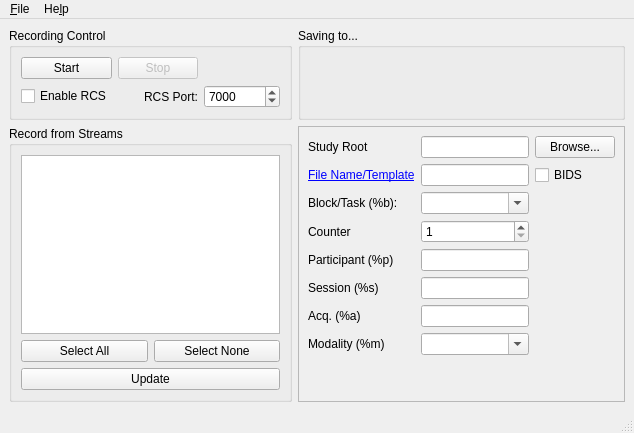
<?xml version="1.0" encoding="UTF-8"?>
<ui version="4.0">
 <class>MainWindow</class>
 <widget class="QMainWindow" name="MainWindow">
  <property name="geometry">
   <rect>
    <x>0</x>
    <y>0</y>
    <width>634</width>
    <height>433</height>
   </rect>
  </property>
  <property name="windowTitle">
   <string>Lab Recorder</string>
  </property>
  <widget class="QWidget" name="centralwidget">
   <layout class="QGridLayout" name="gridLayout_master">
    <item row="0" column="0">
     <widget class="QGroupBox" name="groupBox_recording">
      <property name="title">
       <string>Recording Control</string>
      </property>
      <layout class="QGridLayout" name="formLayout">
       <item row="0" column="0">
        <widget class="QPushButton" name="startButton">
         <property name="text">
          <string>Start</string>
         </property>
         <property name="shortcut">
          <string>Ctrl+S</string>
         </property>
        </widget>
       </item>
       <item row="0" column="1">
        <widget class="QPushButton" name="stopButton">
         <property name="enabled">
          <bool>false</bool>
         </property>
         <property name="text">
          <string>Stop</string>
         </property>
        </widget>
       </item>
       <item row="1" column="0">
        <widget class="QCheckBox" name="rcsCheckBox">
         <property name="text">
          <string>Enable RCS</string>
         </property>
         <property name="tristate">
          <bool>false</bool>
         </property>
        </widget>
       </item>
       <item row="1" column="1">
        <widget class="QLabel" name="rcsportLabel">
         <property name="text">
          <string>RCS Port:</string>
         </property>
         <property name="alignment">
          <set>Qt::AlignRight|Qt::AlignTrailing|Qt::AlignVCenter</set>
         </property>
        </widget>
       </item>
       <item row="1" column="2">
        <widget class="QSpinBox" name="rcsport">
         <property name="minimum">
          <number>1</number>
         </property>
         <property name="maximum">
          <number>65535</number>
         </property>
         <property name="value">
          <number>7000</number>
         </property>
        </widget>
       </item>
      </layout>
     </widget>
    </item>
    <item row="2" column="0">
     <widget class="QGroupBox" name="groupBox_streams">
      <property name="title">
       <string>Record from Streams</string>
      </property>
      <layout class="QVBoxLayout" name="verticalLayout_streams">
       <item>
        <widget class="QListWidget" name="streamList">
         <property name="selectionMode">
          <enum>QAbstractItemView::SingleSelection</enum>
         </property>
         <property name="selectionBehavior">
          <enum>QAbstractItemView::SelectItems</enum>
         </property>
        </widget>
       </item>
       <item>
        <layout class="QHBoxLayout" name="horizontalLayout_streamsel">
         <item>
          <widget class="QPushButton" name="selectAllButton">
           <property name="text">
            <string>Select All</string>
           </property>
          </widget>
         </item>
         <item>
          <widget class="QPushButton" name="selectNoneButton">
           <property name="text">
            <string>Select None</string>
           </property>
          </widget>
         </item>
        </layout>
       </item>
       <item>
        <widget class="QPushButton" name="refreshButton">
         <property name="text">
          <string>Update</string>
         </property>
         <property name="shortcut">
          <string>Ctrl+U</string>
         </property>
        </widget>
       </item>
      </layout>
     </widget>
    </item>
    <item row="0" column="1">
     <widget class="QGroupBox" name="groupBox_rootFolder">
      <property name="title">
       <string>Saving to...</string>
      </property>
      <layout class="QHBoxLayout" name="horizontalLayout_studyRoot">
       <item>
        <widget class="QLabel" name="locationLabel"/>
       </item>
      </layout>
     </widget>
    </item>
    <item row="2" column="1">
     <widget class="QScrollArea" name="scrollArea">
      <property name="widgetResizable">
       <bool>true</bool>
      </property>
      <widget class="QWidget" name="scrollAreaWidgetContents">
       <property name="geometry">
        <rect>
         <x>0</x>
         <y>0</y>
         <width>332</width>
         <height>284</height>
        </rect>
       </property>
       <layout class="QGridLayout" name="gridLayout_2">
        <item row="3" column="0">
         <widget class="QLabel" name="label_counter">
          <property name="text">
           <string>Counter</string>
          </property>
         </widget>
        </item>
        <item row="5" column="0">
         <widget class="QLabel" name="label_session">
          <property name="text">
           <string>Session (%s)</string>
          </property>
         </widget>
        </item>
        <item row="4" column="1">
         <widget class="QLineEdit" name="lineEdit_participant"/>
        </item>
        <item row="1" column="1">
         <widget class="QLineEdit" name="lineEdit_template"/>
        </item>
        <item row="5" column="1">
         <widget class="QLineEdit" name="lineEdit_session"/>
        </item>
        <item row="0" column="1">
         <widget class="QLineEdit" name="rootEdit"/>
        </item>
        <item row="2" column="0">
         <widget class="QLabel" name="label_currBlock">
          <property name="text">
           <string>Block/Task (%b):</string>
          </property>
         </widget>
        </item>
        <item row="0" column="2">
         <widget class="QPushButton" name="rootBrowseButton">
          <property name="text">
           <string>Browse...</string>
          </property>
          <property name="shortcut">
           <string>Ctrl+B</string>
          </property>
         </widget>
        </item>
        <item row="6" column="1">
         <widget class="QLineEdit" name="lineEdit_acq"/>
        </item>
        <item row="4" column="0">
         <widget class="QLabel" name="label_participant">
          <property name="text">
           <string>Participant (%p)</string>
          </property>
         </widget>
        </item>
        <item row="1" column="0">
         <widget class="QLabel" name="label_template">
          <property name="text">
           <string>&lt;a href=&quot;https://github.com/labstreaminglayer/App-LabRecorder/blob/master/doc/templates.md&quot;&gt;File Name/Template&lt;/a&gt;</string>
          </property>
          <property name="openExternalLinks">
           <bool>true</bool>
          </property>
         </widget>
        </item>
        <item row="0" column="0">
         <widget class="QLabel" name="label_studyroot">
          <property name="text">
           <string>Study Root</string>
          </property>
         </widget>
        </item>
        <item row="6" column="0">
         <widget class="QLabel" name="label_acq">
          <property name="text">
           <string>Acq. (%a)</string>
          </property>
         </widget>
        </item>
        <item row="1" column="2">
         <widget class="QCheckBox" name="check_bids">
          <property name="text">
           <string>BIDS</string>
          </property>
         </widget>
        </item>
        <item row="8" column="1">
         <spacer name="verticalSpacer">
          <property name="orientation">
           <enum>Qt::Vertical</enum>
          </property>
          <property name="sizeHint" stdset="0">
           <size>
            <width>0</width>
            <height>0</height>
           </size>
          </property>
         </spacer>
        </item>
        <item row="3" column="1">
         <widget class="QSpinBox" name="spin_counter">
          <property name="minimum">
           <number>1</number>
          </property>
          <property name="maximum">
           <number>1000</number>
          </property>
          <property name="value">
           <number>1</number>
          </property>
         </widget>
        </item>
        <item row="2" column="1">
         <widget class="QComboBox" name="input_blocktask">
          <property name="editable">
           <bool>true</bool>
          </property>
         </widget>
        </item>
        <item row="7" column="0">
         <widget class="QLabel" name="label_modality">
          <property name="text">
           <string>Modality (%m)</string>
          </property>
         </widget>
        </item>
        <item row="7" column="1">
         <widget class="QComboBox" name="input_modality">
          <property name="editable">
           <bool>true</bool>
          </property>
         </widget>
        </item>
       </layout>
      </widget>
     </widget>
    </item>
   </layout>
  </widget>
  <widget class="QMenuBar" name="menuBar">
   <property name="geometry">
    <rect>
     <x>0</x>
     <y>0</y>
     <width>634</width>
     <height>21</height>
    </rect>
   </property>
   <widget class="QMenu" name="menuFile">
    <property name="title">
     <string>&amp;File</string>
    </property>
    <addaction name="actionLoad_Configuration"/>
    <addaction name="actionSave_Configuration"/>
    <addaction name="separator"/>
    <addaction name="actionQuit"/>
   </widget>
   <widget class="QMenu" name="menuHelp">
    <property name="title">
     <string>He&amp;lp</string>
    </property>
    <addaction name="actionAbout"/>
   </widget>
   <addaction name="menuFile"/>
   <addaction name="menuHelp"/>
  </widget>
  <widget class="QStatusBar" name="statusBar"/>
  <action name="actionLoad_Configuration">
   <property name="text">
    <string>&amp;Load Configuration</string>
   </property>
   <property name="shortcut">
    <string>Ctrl+L</string>
   </property>
  </action>
  <action name="actionSave_Configuration">
   <property name="text">
    <string>&amp;Save Configuration</string>
   </property>
   <property name="shortcut">
    <string>Ctrl+S</string>
   </property>
  </action>
  <action name="actionQuit">
   <property name="text">
    <string>&amp;Quit</string>
   </property>
   <property name="shortcut">
    <string>Ctrl+Q</string>
   </property>
  </action>
  <action name="actionAbout">
   <property name="text">
    <string>&amp;About</string>
   </property>
  </action>
 </widget>
 <tabstops>
  <tabstop>startButton</tabstop>
  <tabstop>stopButton</tabstop>
  <tabstop>streamList</tabstop>
  <tabstop>selectAllButton</tabstop>
  <tabstop>selectNoneButton</tabstop>
  <tabstop>refreshButton</tabstop>
  <tabstop>rootEdit</tabstop>
  <tabstop>rootBrowseButton</tabstop>
  <tabstop>lineEdit_template</tabstop>
  <tabstop>check_bids</tabstop>
  <tabstop>input_blocktask</tabstop>
  <tabstop>spin_counter</tabstop>
  <tabstop>lineEdit_participant</tabstop>
  <tabstop>lineEdit_session</tabstop>
  <tabstop>lineEdit_acq</tabstop>
  <tabstop>input_modality</tabstop>
  <tabstop>scrollArea</tabstop>
 </tabstops>
 <resources/>
 <connections/>
</ui>
